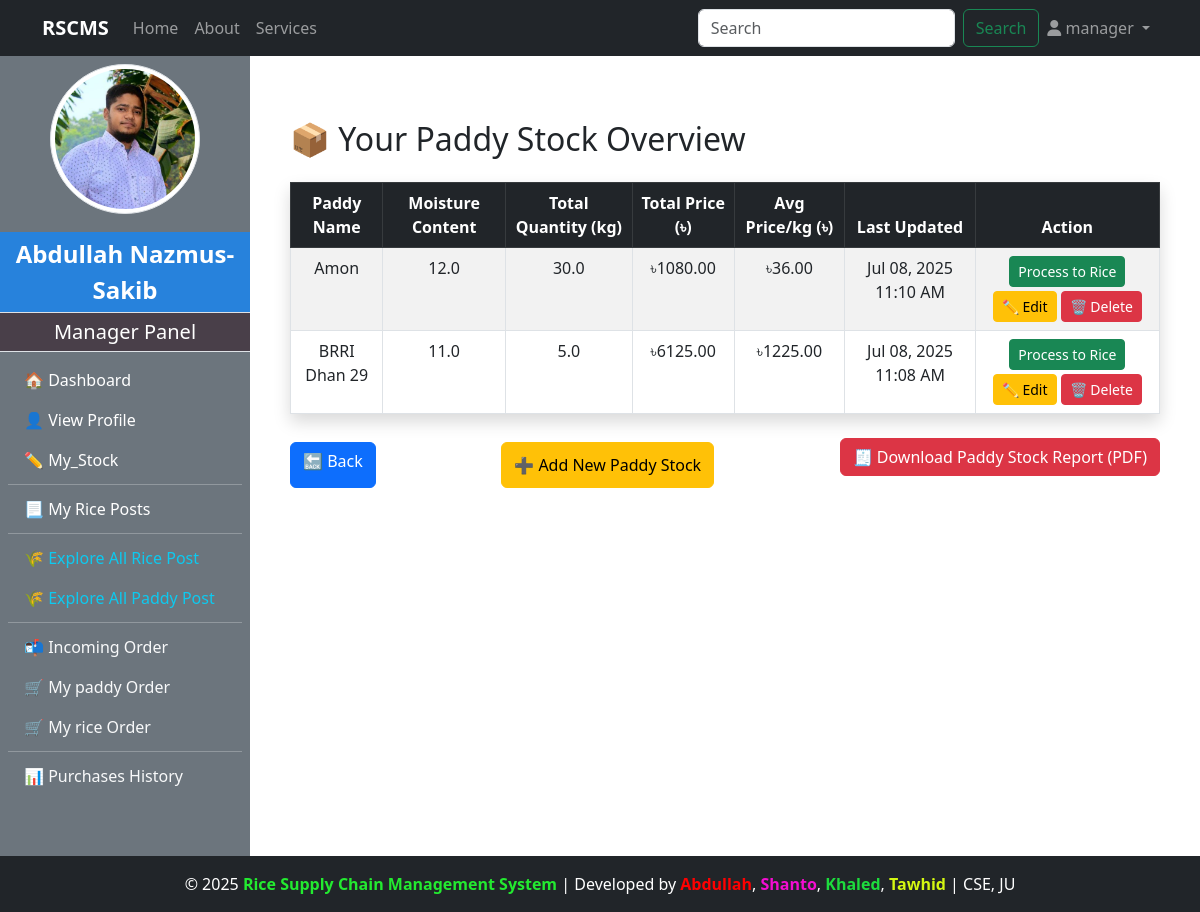
Page /manager/paddy_stock_report/ (signed in) on the earlier database version.
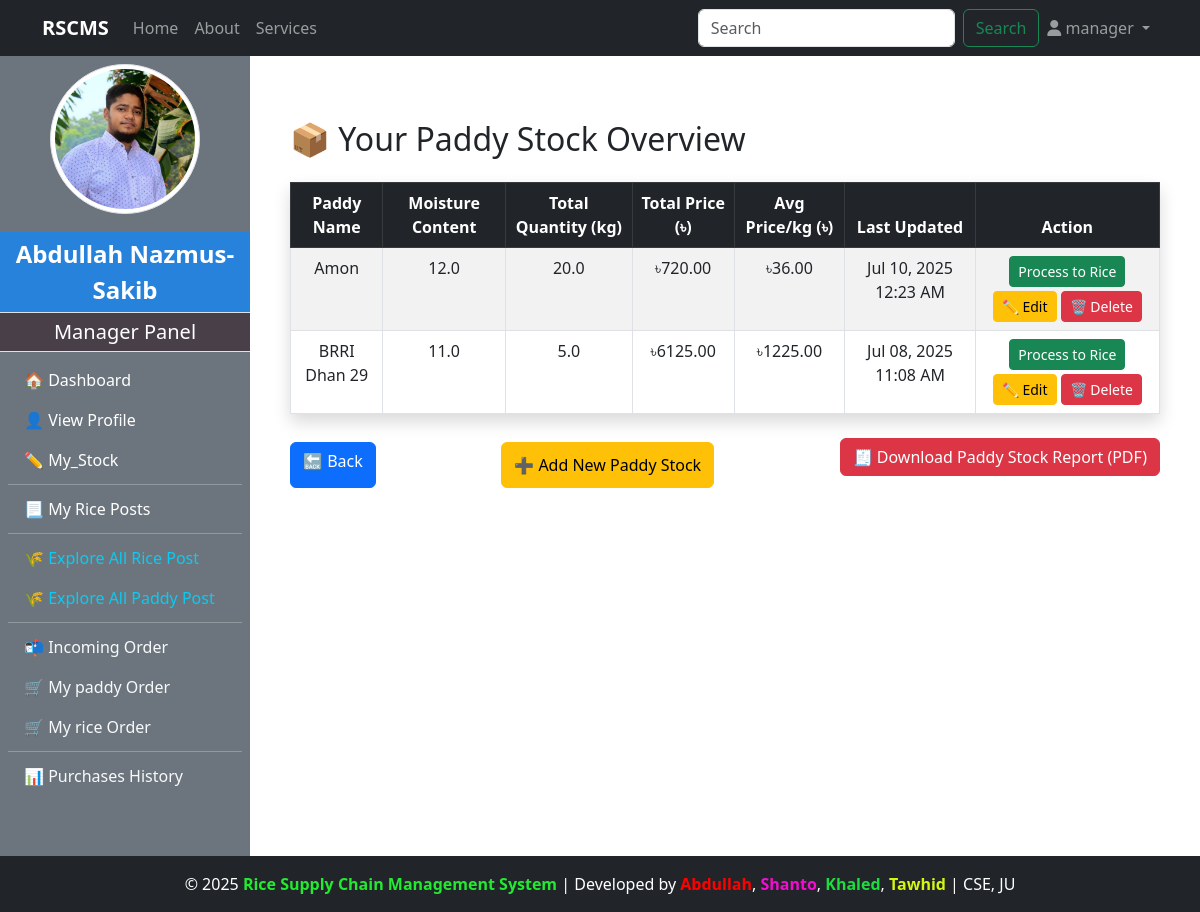
Same page on the later database version.
### manager/models.py (models this page shows, shortened)
class PaddyStockOfManager(models.Model):
    manager = models.ForeignKey(
        CustomUser,on_delete=models.CASCADE,
        limit_choices_to={"role":"manager"},
        related_name="paddy_stock"
        )
    paddy_name = models.CharField(max_length=100)
    moisture_content = models.DecimalField(max_digits=4, decimal_places=1, help_text="Moisture content (%)",null=True,blank=True)
    rice_type = models.CharField(max_length=100,blank=True,null=True)
    total_quantity = models.FloatField(help_text="In kg")
    total_price = models.DecimalField(max_digits=10,decimal_places=2)
    average_price_per_kg = models.DecimalField(max_digits=6,decimal_places=2)
    description = models.TextField(blank=True,null=True)
    is_active = models.BooleanField(default=True)
    created_at = models.DateTimeField(auto_now_add=True)
    updated_at = models.DateTimeField(auto_now=True)
    class Meta:
        verbose_name = "Manager's Paddy Stock"
        verbose_name_plural = "Manager's Paddy Stocks"

### manager/views.py (the view)
# urls.py: path('paddy_stock_report/', views.paddy_stock_report, name='paddy_stock_report'),
@login_required
@user_passes_test(lambda u: u.role == "manager")
def paddy_stock_report(request):
    paddy_stocks = PaddyStockOfManager.objects.filter(manager=request.user).order_by('-updated_at')
    context = {
        'paddy_stocks':paddy_stocks,
    }
    return render(request,"manager/stock/paddy_stock_report.html",context)

### admin_panel/context_processors.py (called while the page is built)
def admin_profile(request):
    if request.user.is_authenticated:
        try:
            admin = AdminProfile.objects.get(user=request.user)
            return {'admin': admin}
        except AdminProfile.DoesNotExist:
            return {}
    return {}

### customer/context_processors.py (called while the page is built)
def customer_profile(request):
    if request.user.is_authenticated:
        try:
            customer = CustomerProfile.objects.get(user=request.user)
            return {'customer': customer}
        except CustomerProfile.DoesNotExist:
            return {}
    return {}

### manager/context_processors.py (called while the page is built)
def manager_profile(request):
    if request.user.is_authenticated:
        try:
            manager = ManagerProfile.objects.get(user=request.user)
            return {'manager': manager}
        except ManagerProfile.DoesNotExist:
            return {}
    return {}

### manager/templates/manager/stock/paddy_stock_report.html (shortened to what this page needs)
{% extends "base.html" %}
{% load static %}
{% block content %}
<div class="container mt-5">
    <h2 class="mb-4">📦 Your Paddy Stock Overview</h2>
    {% if paddy_stocks %}
        <table class="table table-bordered table-hover table-striped shadow">
            <thead class="table-dark text-center">
                <tr>
                    <th>Paddy Name</th>
                    <th>Moisture Content</th>
                    <th>Total Quantity (kg)</th>
                    <th>Total Price (৳)</th>
                    <th>Avg Price/kg (৳)</th>
                    <th>Last Updated</th>
                    <th>Action</th>
                </tr>
            </thead>
            <tbody class="text-center">
                {% for stock in paddy_stocks %}
                <tr>
                    <td>{{ stock.paddy_name }}</td>
                    <td>{{ stock.moisture_content }}</td>
                    <td>{{ stock.total_quantity }}</td>
                    <td>৳{{ stock.total_price }}</td>
                    <td>৳{{ stock.average_price_per_kg }}</td>
                    <td>{{ stock.updated_at|date:"M d, Y h:i A" }}</td>
                    <td>
                        <button class="btn btn-success btn-sm" data-bs-toggle="modal" data-bs-target="#processModal{{ stock.id }}">
                            Process to Rice
                        </button>
                        <button class="btn btn-warning btn-sm mt-1" data-bs-toggle="modal" data-bs-target="#editModal{{ stock.id }}">✏️ Edit</button>
                        <button class="btn btn-danger btn-sm mt-1" data-bs-toggle="modal" data-bs-target="#deleteModal{{ stock.id }}">🗑️ Delete</button>
                    </td>
                </tr>
                {% endfor %}
            </tbody>
        </table>
    {% else %}
        <div class="alert alert-warning">You do not have any paddy stock yet.</div>
    {% endif %}
    <div class="mt-4 d-flex justify-content-between">
        <a href="{% url 'manager_stock_management' %}" class="btn btn-primary my-1">🔙 Back</a>
        <button class="btn btn-warning my-1" data-bs-toggle="modal" data-bs-target="#addPaddyModal">
            ➕ Add New Paddy Stock
        </button>
        <form action="{% url 'download_paddy_stock_report' %}" method="get" class="mb-3">
            <button type="submit" class="btn btn-danger">
                🧾 Download Paddy Stock Report (PDF)
            </button>
        </form>
    </div>
</div>
{% endblock %}

Differences in the rows shown:
changed PaddyStockOfManager "Amon": total_quantity "30.0" → "20.0"; total_price "1080.00" → "720.00"; updated_at "Jul 08, 2025 11:10 AM" → "Jul 10, 2025 12:23 AM"
